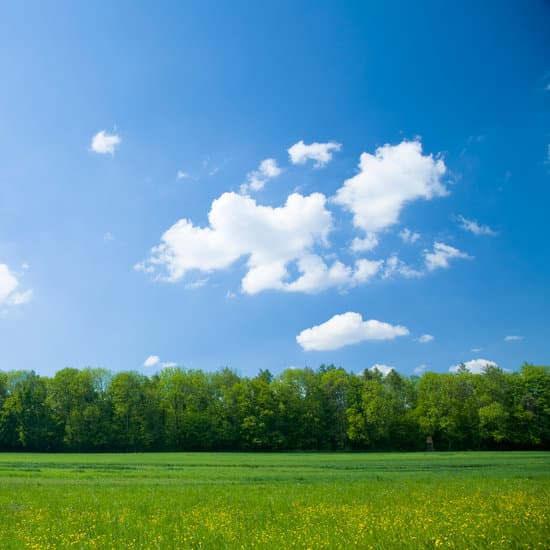
#> input picture landscape.jpg, 550 x 550 px
$ jupyter execute --allow-errors Projekt_CUDA.ipynb
#> lines starting #> are read from the running program, lines starting #| are printed output that depends on the picture
[cell 1]
import numpy as np
import matplotlib.pyplot as plt
from numba import config, cuda
from PIL import Image
config.CUDA_ENABLE_PYNVJITLINK = 1

[cell 2]
def load_image(path):
#> called with path = 'landscape.jpg'
    img = Image.open(path).convert('L')  # wczytanie obrazu i konwersja do skali szarości
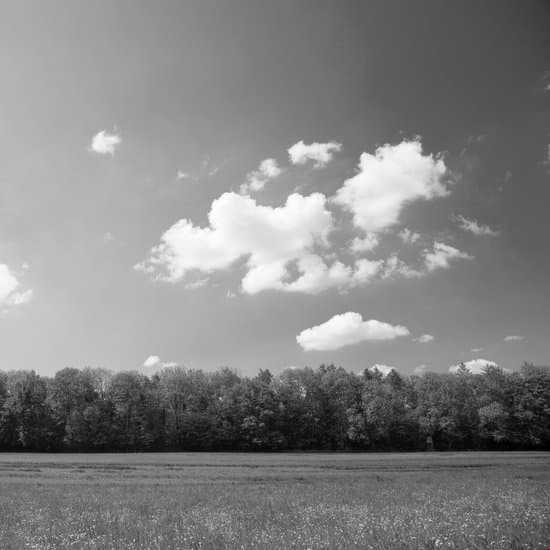
#> img: PIL image 550x550 L; min 1, max 255, mean 131.1
    arr = np.array(img, dtype=np.float32)  # konwersja do macierzy zawierającej wartości pikseli
    return arr

Dwuwymiarowy splot obrazu polega na przesunięciu kwadratowego filtra po całym obrazie. Dla każdego piksela wynikowego obliczamy sumę iloczynów wartości pikseli w oknie filtra i odpowiadających im wag w jądrze.

[cell 3]
@cuda.jit
def image_2d_convolution(input_image, filter, output_image):
    x, y = cuda.grid(2)  # x = blockIdx.x * blockDim.x + threadIdx.x
    height, width = input_image.shape  # wymiary obrazu
    filter_width = filter.shape[0]  # szerokość kwadratowego filtra
    half_width = filter_width // 2  # połowa szerokości filtra (do wyśrodkowania okna)
    weigted_sum = 0.0  # suma ważona dla piksela

    if x < width and y < height: # sprawdzenie, czy wątek jest w obszarze obrazu
        for fy in range(filter_width):  # iteracja po wierszach filtra
            for fx in range(filter_width):  # iteracja po kolumnach filtra
                idx_x = x + fx - half_width  # przesunięcie w poziomie
                idx_y = y + fy - half_width  # przesunięcie w pionie
                if 0 <= idx_x < width and 0 <= idx_y < height:  # sprawdzenie, czy indeksy są w granicach obrazu
                    weigted_sum += input_image[idx_y, idx_x] * filter[fy, fx]  # dodanie do sumy: wartość piksela * waga filtra
        output_image[y, x] = weigted_sum  # zapisanie obliczonej wartości do obrazu wyjściowego

Wczytanie pliku i wyznaczenie siatki bloków i wątków

[cell 4]
input_img = load_image('landscape.jpg')
height, width = input_img.shape
#> height = 550; width = 550
nthreads = 32
nblocksy = (height // nthreads) + 1
#> nblocksy = 18
nblocksx = (width // nthreads) + 1
#> nblocksx = 18
config = (nblocksx, nblocksy), (nthreads, nthreads)
#> config = ((18, 18), (32, 32))
